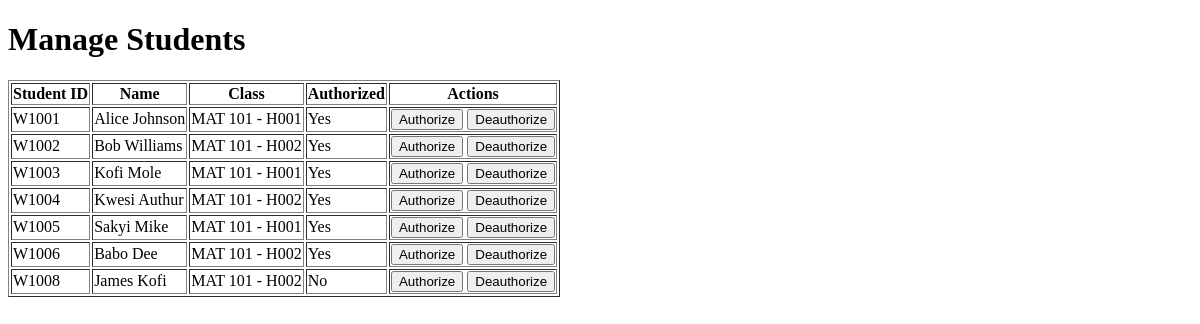
/manage_students, run on an earlier commit of the app's database.
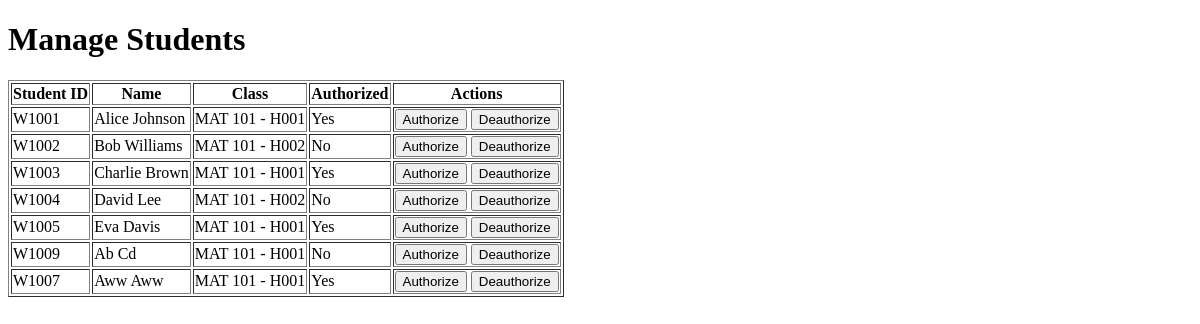
And on a later commit of the database.
### app/models.py (models this page shows)
class Student(db.Model):
    id = db.Column(db.Integer, primary_key=True)
    name = db.Column(db.String(100), nullable=False)
    student_id = db.Column(db.String(10), unique=True, nullable=False)
    class_id = db.Column(db.Integer, db.ForeignKey('class.id'), nullable=False)
    is_authorized = db.Column(db.Boolean, default=False)
    assigned_class = db.relationship('Class', back_populates='students')

class Class(db.Model):
    id = db.Column(db.Integer, primary_key=True)
    course_name = db.Column(db.String(100), nullable=False)
    section = db.Column(db.String(10), nullable=False)
    instructor_id = db.Column(db.Integer, db.ForeignKey('instructor.id'), nullable=False)
    students = db.relationship('Student', back_populates='assigned_class')

### app/routes/manage_student_routes.py (the view, shortened to what this page needs)
@manage_student_bp.route('/manage_students', methods=['GET', 'POST'])
def manage_students():
    students = Student.query.all()
    return render_template('manage_students.html', students=students)

### app/templates/manage_students.html (shortened to what this page needs)
<!DOCTYPE html>
<html>
<head>
</head>
<body>
    <h1>Manage Students</h1>
    <table border="1">
        <thead>
            <tr>
                <th>Student ID</th>
                <th>Name</th>
                <th>Class</th>
                <th>Authorized</th>
                <th>Actions</th>
            </tr>
        </thead>
        <tbody>
            {% for student in students %}
            <tr>
                <td>{{ student.student_id }}</td>
                <td>{{ student.name }}</td>
                <td>{{ student.assigned_class.course_name }} - {{ student.assigned_class.section }}</td>
                <td>{{ "Yes" if student.is_authorized else "No" }}</td>
                <td>
                    <form method="POST" style="display:inline;">
                        <button type="submit" name="action" value="authorize">Authorize</button>
                    </form>
                    <form method="POST" style="display:inline;">
                        <button type="submit" name="action" value="deauthorize">Deauthorize</button>
                    </form>
                </td>
            </tr>
            {% endfor %}
        </tbody>
    </table>
</body>
</html>

What changed in the data, as far as the page shows it:
changed Student "Bob Williams": is_authorized "Yes" → "No"
changed Student: name "Kofi Mole" → "Charlie Brown"
changed Student: name "Kwesi Authur" → "David Lee"; is_authorized "Yes" → "No"
changed Student: name "Sakyi Mike" → "Eva Davis"
changed Student (number 6 of 7 on the later page): student_id "W1006" → "W1009"; name "Babo Dee" → "Ab Cd"; assigned_class.section "H002" → "H001"; is_authorized "Yes" → "No"
changed Student: student_id "W1008" → "W1007"; name "James Kofi" → "Aww Aww"; assigned_class.section "H002" → "H001"; is_authorized "No" → "Yes"
